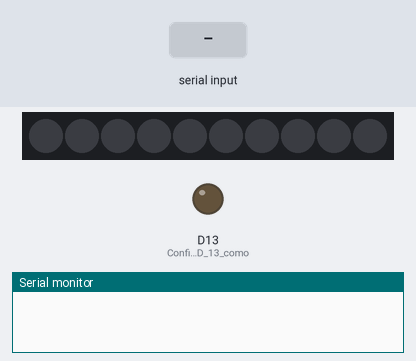
The sketch below on a simulated Adafruit Circuit Playground Express. On the bench: 10 RGB LEDs in strip order, left to right, output pins drawn as LEDs (lit = HIGH), the last lines printed to the serial monitor. Inputs (shaded band) come from the test bench. Dim RGB values are drawn brighter than linear.

Above: at 1.2 s.
1.3 s: "1" received over Serial
At 1.8 s:
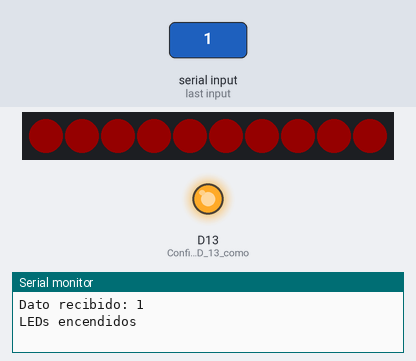
2.8 s: "0" received over Serial
At 4.0 s:
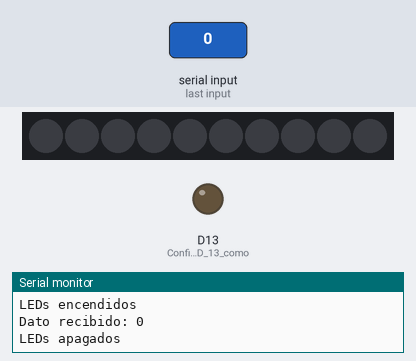
Timing chart, 0 to 5.8 s (numbered marks = the images above; inputs shaded):
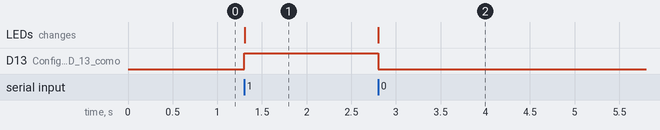

The sketch:

leds.ino
```cpp
#include <Adafruit_CircuitPlayground.h>

void setup() {
  Serial.begin(9600);          // Inicializa la comunicación serial a 9600 bps
  CircuitPlayground.begin();   // Inicializa la placa Circuit Playground
  pinMode(13, OUTPUT);         // Configura el LED 13 como salida
}

void loop() {
  if (Serial.available()) {    // Verifica si hay datos disponibles
    char data = Serial.read(); // Lee un byte de la serie
    Serial.print("Dato recibido: "); // Muestra el dato para depuración
    Serial.println(data);

    if (data == '1') {
      digitalWrite(13, HIGH);   // Enciende el LED 13
      // Enciende todos los NeoPixels en rojo
      for (int i = 0; i < 10; i++) { // Hay 10 NeoPixels en total
        CircuitPlayground.setPixelColor(i, 255, 0, 0); // Rojo
      }
      Serial.println("LEDs encendidos");
    }
    else if (data == '0') {
      digitalWrite(13, LOW);    // Apaga el LED 13
      CircuitPlayground.clearPixels(); // Apaga todos los NeoPixels
      Serial.println("LEDs apagados");
    }
    else {
      Serial.println("Dato no válido");
    }
  }
}
```

Measured:
- after the input at 1.3 s, D13 (Configura_el_LED_13_como): LOW → HIGH at once; the LEDs: change at once (image 1)
- after the input at 2.8 s, D13 (Configura_el_LED_13_como): HIGH → LOW at once; the LEDs: change at once (image 2)
